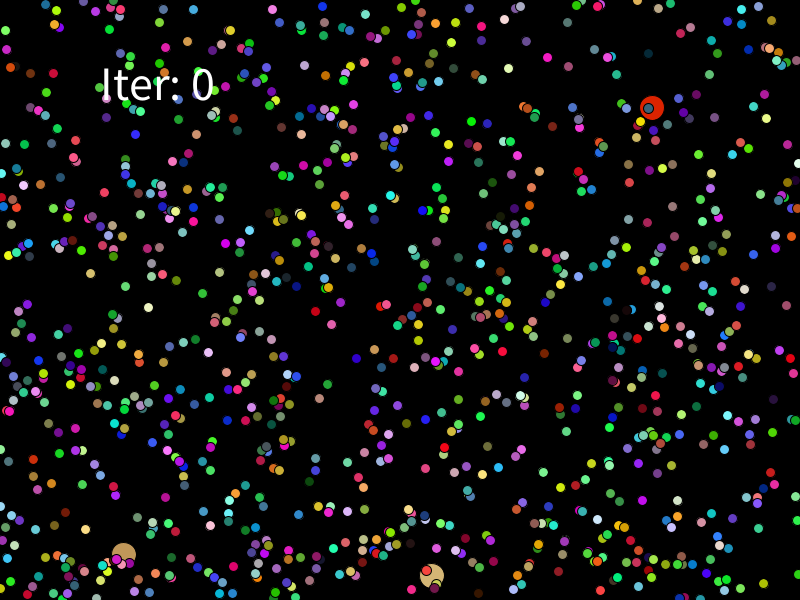
Frame 1 (no input)
Frame 60 (the mouse pressed at the canvas centre just before this capture): identical to frame 1, image omitted
Frame 120 (the mouse held since frame 60 and released just before this capture): identical to frame 1, image omitted

The Processing sketch that drew this single still picture (run headless with seeded random() and noise(); from frame 60 on, the mouse is pressed at the canvas centre):

// Processing sketch: KMeans_Demo
// ── KMeans_Demo.pde
ArrayList <Dot> dots;
ArrayList <Dot> clusters;

int numClusters = 3;
int numDots = 1000;

int iterations = 0;

boolean bUpdate = false;

void resetData() {
  dots = new ArrayList<Dot>();
  for (int i = 0; i < numDots; i++) {
    PVector loc = new PVector(random(width), random(height));
    dots.add(new Dot(loc) );
  }

  clusters = new ArrayList<Dot>();
  for (int i = 0; i < numClusters; i++) {
    PVector loc = new PVector(random(width), random(height));
    clusters.add(new Dot(loc) );
  }
}

void setup() {
  size(800, 600);
  background(0);
  resetData();
}

void draw() {
  
  
  if (bUpdate) {
    //caculateDistance
    for (int i = 0; i < dots.size(); i++) {
      Dot dot = dots.get(i);

      PVector dis = PVector.sub(dot.loc, clusters.get(0).loc);
      float min = dis.mag();

      for (int j = 0; j < clusters.size(); j++) {
        Dot cluster = clusters.get(j);  

        float disX = dot.loc.x - cluster.loc.x;
        float disY = dot.loc.y - cluster.loc.y;
        float distance = sqrt( sq(disX) + sq(disY) );

        if (distance <= min) {
          dot.setGroup(j);
          dot.setColor(cluster.c);
          min = distance;
        }
      }
    }

    //centroid
    PVector[] centroid = new PVector[clusters.size()];
    for (int j = 0; j < clusters.size(); j++) {
      centroid[j] = new PVector(0, 0, 0);
    }
    int[] numGroup = new int[clusters.size()];

    for (int i = 0; i < dots.size(); i++) {
      Dot dot = dots.get(i);
      int count = 0;

      for (int j = 0; j < clusters.size(); j++) {
        if (dot.getGroup() == j) {
          centroid[j].add(dot.loc); 
          numGroup[j]++;
        }
      }
    }
    println(numGroup);
    for (int j = 0; j < clusters.size(); j++) {
      Dot cluster = clusters.get(j);
      centroid[j].div(numGroup[j]);
      if (cluster.loc != centroid[j]) {
        cluster.loc = centroid[j];
      }
    }
    ++iterations;
    bUpdate = false;
  }
  
  background(0);
  for (int i = 0; i < clusters.size(); i++) {
    Dot cluster = clusters.get(i);
    cluster.draw(25);
  }
  for (int i = 0; i < dots.size(); i++) {
    Dot dot = dots.get(i);
    dot.draw(10);
  }
  
  pushStyle();
  fill(255);
  textSize(48);
  text("Iter: "+iterations, 100, 100);
  popStyle();
}

void keyPressed() {
  if (key == ENTER) {
    dots.clear();
    clusters.clear();
    resetData();
    iterations = 0;
  }
  if (key == ' ') {
    bUpdate = true;
  }
}
// ── Dot.pde
class Dot {
  PVector loc;
  color c;
  int group;

  Dot(PVector loc) {
    this.loc = loc;
    c = color(random(255), random(255), random(255));
  }

  Dot() {
  }


  void update() {
  }

  void setColor(color c) {
    this.c = c;
  }

  void setGroup(int g) {
    group = g;
  }

  color getColor() {
    return c;
  }

  int getGroup() {
    return group;
  }

  void draw(int size) {
    int circleSize = size;
    pushMatrix();
    translate(loc.x, loc.y);
    fill(c);
    ellipse(0, 0, circleSize, circleSize);
    popMatrix();
  }
}
